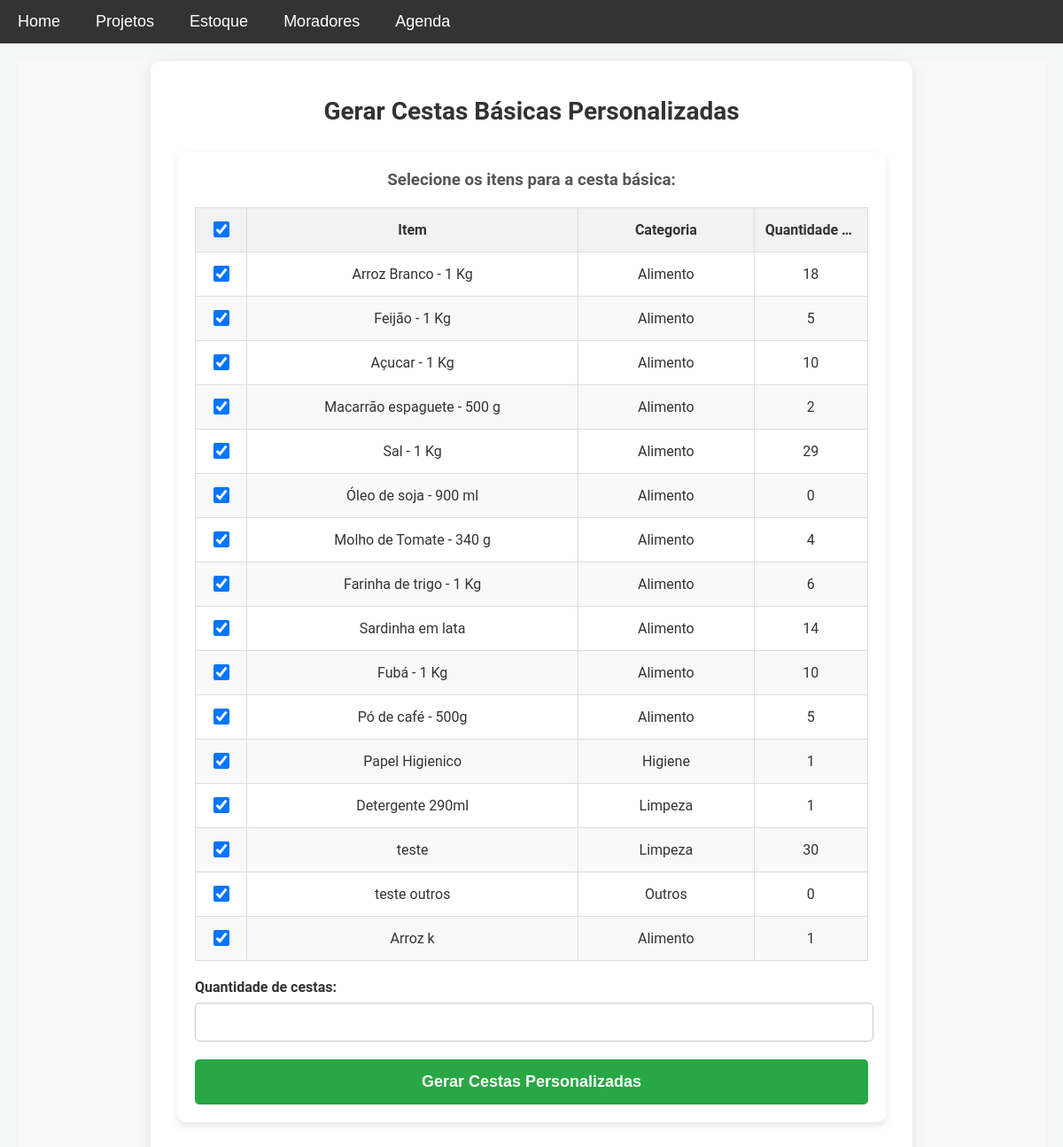
Screenshot of /cestas_personalizadas with the database file from the repository.
### models.py (models this page shows)
class Item(db.Model):
    __table_args__ = {'extend_existing': True}  # Estende a tabela existente ao invés de tentar recriá-la
    id = db.Column(db.Integer, primary_key=True)
    nome = db.Column(db.String(100), nullable=False)
    descricao = db.Column(db.Text, nullable=False)
    categoria = db.Column(db.String(50), nullable=False)
    quantidade = db.Column(db.Integer, nullable=False, default=0)
    preco = db.Column(db.Float, nullable=False)

### app.py (the view)
@app.route('/cestas_personalizadas')
def cestas_personalizadas():
    itens = Item.query.all()
    return render_template('cestas_personalizadas.html', itens=itens)

### templates/cestas_personalizadas.html (shortened to what this page needs)
{% extends 'base.html' %}
{% block content %}
<div class="cestas-personalizadas-page">
    <div class="cestas-personalizadas-container">
        <h1>Gerar Cestas Básicas Personalizadas</h1>
        <form method="POST" action="{{ url_for('gerar_cestas_personalizadas') }}" class="cestas-form">
            <h3>Selecione os itens para a cesta básica:</h3>
            <table class="itens-table">
                <thead>
                    <tr>
                        <th>
                            <input type="checkbox" id="select-all" checked>
                        </th>
                        <th>Item</th>
                        <th>Categoria</th>
                        <th>Quantidade Disponível</th>
                    </tr>
                </thead>
                <tbody>
                    {% for item in itens %}
                    <tr>
                        <td>
                            <input type="checkbox" name="itens_selecionados" value="{{ item.id }}" class="item-checkbox"
                                checked>
                        </td>
                        <td>{{ item.nome }}</td>
                        <td>{{ item.categoria }}</td>
                        <td>{{ item.quantidade }}</td>
                    </tr>
                    {% endfor %}
                </tbody>
            </table>
            <div class="form-group">
                <label for="quantidade">Quantidade de cestas:</label>
                <input type="number" name="quantidade" id="quantidade" min="1" required>
            </div>
            <button type="submit" class="btn-cadastrar">Gerar Cestas Personalizadas</button>
        </form>
    </div>
</div>
{% endblock %}

### static/css/style.css (style rules this page uses)
body { font-family: 'Roboto', sans-serif; background-color: #f4f7f6; margin: 0; padding: 0; color: #333; }
h1, h3 { text-align: center; margin-top: 0; }
form { background-color: white; padding: 20px; border-radius: 10px; box-shadow: 0 4px 10px rgba(0, 0, 0, 0.1); margin-bottom: 20px; }
button, .btn { display: inline-block; padding: 10px 20px; background-color: #28a745; color: white; border: none; border-radius: 5px; font-size: 16px; font-weight: bold; cursor: pointer; transition: background-color 0.3s ease, color 0.3s ease; }
.btn-cadastrar { display: block; width: 100%; font-size: 18px; margin: 20px auto 0; padding: 15px; }
.form-group { flex: 1; margin-right: 20px; }
.form-group label, .entrada-form-group label, .saida-form-group label { font-weight: bold; margin-bottom: 5px; }
form table { width: 100%; border-collapse: collapse; margin-bottom: 20px; table-layout: fixed; }
form table th, form table td { border: 1px solid #ddd; padding: 8px; text-align: left; overflow: hidden; text-overflow: ellipsis; white-space: nowrap; }
form table th { background-color: #f2f2f2; }
form table th:nth-child(1), form table td:nth-child(1) { width: 5%; }
form table th:nth-child(2), form table td:nth-child(2) { width: 50%; }
form table th:nth-child(3), form table td:nth-child(3) { width: 25%; }
form table th:nth-child(4), form table td:nth-child(4) { width: 15%; text-align: center; }
.form-group { flex: 1; }
.form-group label { font-weight: bold; margin-bottom: 5px; display: block; }
.cestas-form .form-group { margin-bottom: 20px; }
.cestas-form .form-group label { display: block; font-weight: bold; margin-bottom: 8px; color: #333; }
.cestas-form .form-group input[type="number"] { width: 100%; padding: 12px; border: 1px solid #ccc; border-radius: 5px; font-size: 16px; }
.btn-cadastrar { background-color: #28a745; color: white; font-size: 18px; padding: 15px; border: none; border-radius: 5px; cursor: pointer; width: 100%; transition: background-color 0.3s ease; }
.cestas-personalizadas-page { display: flex; justify-content: center; align-items: center; min-height: 80vh; background-color: #f9f9f9; }
.cestas-personalizadas-container { background-color: #fff; padding: 40px 30px; border-radius: 10px; max-width: 800px; width: 100%; box-shadow: 0 4px 15px rgba(0, 0, 0, 0.1); }
.cestas-personalizadas-container h1 { text-align: center; margin-bottom: 30px; font-size: 28px; color: #333; }
.cestas-personalizadas-container h3 { margin-bottom: 20px; color: #555; }
.cestas-form .form-group { margin-top: 20px; margin-bottom: 20px; }
.itens-table { width: 100%; border-collapse: collapse; margin-bottom: 20px; }
.itens-table th, .itens-table td { border: 1px solid #ddd; padding: 12px; text-align: center; font-size: 16px; }
.itens-table th { background-color: #f2f2f2; }
.itens-table tr:nth-child(even) { background-color: #f9f9f9; }
#select-all { width: 18px; height: 18px; cursor: pointer; }
.item-checkbox { width: 18px; height: 18px; cursor: pointer; }

### rows the page displays
Item: nome "Arroz Branco - 1 Kg", categoria "Alimento", quantidade "18"
Item: nome "Feijão - 1 Kg", categoria "Alimento", quantidade "5"
Item: nome "Açucar - 1 Kg", categoria "Alimento", quantidade "10"
Item: nome "Macarrão espaguete - 500 g", categoria "Alimento", quantidade "2"
Item: nome "Sal - 1 Kg", categoria "Alimento", quantidade "29"
Item: nome "Óleo de soja - 900 ml", categoria "Alimento", quantidade "0"
Item: nome "Molho de Tomate - 340 g", categoria "Alimento", quantidade "4"
Item: nome "Farinha de trigo - 1 Kg", categoria "Alimento", quantidade "6"
Item: nome "Sardinha em lata", categoria "Alimento", quantidade "14"
Item: nome "Fubá - 1 Kg", categoria "Alimento", quantidade "10"
Item: nome "Pó de café - 500g", categoria "Alimento", quantidade "5"
Item: nome "Papel Higienico", categoria "Higiene", quantidade "1"
Item: nome "Detergente 290ml", categoria "Limpeza", quantidade "1"
Item: nome "teste", categoria "Limpeza", quantidade "30"
Item: nome "teste outros", categoria "Outros", quantidade "0"
Item: nome "Arroz k", categoria "Alimento", quantidade "1"
